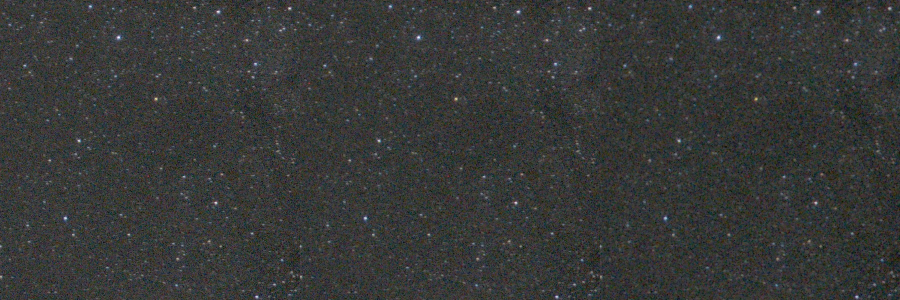
#> input picture examples/star-reduction-compare.jpg, 1800 x 600 px (shown at 1/2 size)
$ python prototype_astro_macros.py star-reduction-compare.jpg
#> lines starting #> are read from the running program, lines starting #| are printed output that depends on the picture
#!/usr/bin/env python3
"""
Prototype script for AstroGradient and AstroStarReduce
======================================================

Simulates the planned Fusion node graphs (see macros/README.md) in
Python/OpenCV, in order to find sensible parameter ranges against real
image material BEFORE the node graphs are built by hand in Fusion.

Tested against: Sony ILCE-7M2, 20mm F1.4 Sigma Art @ f/1.6, 13s, ISO 1000,
6048x4024 (three frames of the same Milky Way scene, 2026-08-17).

The results of that run are written up in macros/README.md under
"Measured parameters". This script is not production software, it is the
workbench the Fusion macros were calibrated on.

Requirements: numpy, opencv-python. RAW decoding happens separately with
dcraw, see the comment below.

    dcraw -v -T -6 -w -o 0 -4 -q 3 -W your_image.ARW
    # -o 0 -4  = linear, no gamma curve (camera space, not sRGB)
    # -W       = no auto-bright (it would distort the linear values)
    # -q 3     = AHD demosaicing
    # -T -6    = TIFF, 16-bit
"""

import numpy as np
import cv2
import time


def load_linear_tiff(path):
    """Loads a 16-bit TIFF produced by dcraw. IMPORTANT: PIL often reads
    16-bit TIFFs incorrectly as 8-bit RGB - hence cv2 with
    IMREAD_UNCHANGED here, which keeps the full 16-bit range."""
#> called with path = 'star-reduction-compare.jpg'
    bgr = cv2.imread(path, cv2.IMREAD_UNCHANGED)
#> bgr is the input picture: shape (600, 1800, 3); mean B, G, R 55.3, 56.7, 55
    if bgr is None:
        raise FileNotFoundError(path)
    rgb = cv2.cvtColor(bgr, cv2.COLOR_BGR2RGB).astype(np.float32) / 65535.0
    return rgb


def find_horizon(lum, percentile=5, drop_factor=4.0):
    """Rough horizon detection: looks for the row where the 5th
    percentile of brightness collapses (tree silhouettes go black while
    the sky stays bright). A debugging aid only - in Fusion/Resolve you
    do this by hand with a Power Window."""
    row_p = np.percentile(lum, percentile, axis=1)
    baseline = np.median(row_p[: len(row_p) // 3])
    for y in range(len(row_p) // 3, len(row_p)):
        if row_p[y] < baseline / drop_factor:
            return y
    return len(row_p)


def build_gradient_model(sky_rgb, downsample=24, median_k=5, blur_sigma=6):
    """Core of AstroGradient: downsample (acts like a box blur and kills
    most stars through averaging alone) -> median (clears the remaining
    star residue) -> Gaussian (smooths) -> scale back up.

    This is the answer to the open question from macros/README.md:
    "Is resize-small -> blur -> resize-large faster/smoother than a
    direct large-radius blur?" - Yes, clearly: a direct Gaussian with
    sigma ~150px on 24 MP takes orders of magnitude longer than this
    path, which ran in under 2 seconds at downsample=24."""
    h, w = sky_rgb.shape[:2]
    sw, sh = max(1, w // downsample), max(1, h // downsample)
    small = cv2.resize(sky_rgb, (sw, sh), interpolation=cv2.INTER_AREA)
    if median_k > 1:
        u16 = np.clip(small * 65535, 0, 65535).astype(np.uint16)
        u16 = cv2.medianBlur(u16, median_k)
        small = u16.astype(np.float32) / 65535.0
    if blur_sigma > 0:
        small = cv2.GaussianBlur(small, (0, 0), blur_sigma)
    return cv2.resize(small, (w, h), interpolation=cv2.INTER_CUBIC)


def subtract_gradient(rgb, horizon_y, downsample=24, median_k=5,
                       blur_sigma=6, pedestal_fraction=0.35):
    """Applies the gradient model to the sky region only (rows
    0:horizon_y) and leaves the foreground untouched - exactly the
    behaviour achieved in Resolve through a Power Window or a mask on
    the Fusion macro input."""
    corrected = rgb.copy()
    sky = rgb[:horizon_y]
    model = build_gradient_model(sky, downsample, median_k, blur_sigma)
    pedestal = model.mean() * pedestal_fraction
    corrected[:horizon_y] = np.clip(sky - model + pedestal, 0, None)
    return corrected, model


def star_opening(rgb, k, strength=1.0):
    """Core of AstroStarReduce: a morphological opening (minimum filter,
    then maximum filter of the same window size) shrinks bright points
    while leaving large-scale structure largely in place. cv2.erode
    = rank 0 (minimum), cv2.dilate = rank 1 (maximum) in Fusion terms."""
    kernel = cv2.getStructuringElement(cv2.MORPH_ELLIPSE, (k, k))
    u16 = np.clip(rgb * 65535, 0, 65535).astype(np.uint16)
    eroded = cv2.erode(u16, kernel)
    opened = cv2.dilate(eroded, kernel).astype(np.float32) / 65535.0
    if strength >= 1.0:
        return opened
    return rgb * (1.0 - strength) + opened * strength


def arcsinh_preview(rgb, s=400.0):
    """For display only - identical formula to AstroStretch.dctl in
    arcsinh mode, so that preview images stay comparable."""
    st = np.clip(np.arcsinh(s * rgb) / np.arcsinh(s), 0, 1)
    return (st * 255).astype(np.uint8)


if __name__ == "__main__":
    import sys

    if len(sys.argv) < 2:
        print("Usage: prototype_astro_macros.py <linear_16bit.tiff>")
        sys.exit(1)

    rgb = load_linear_tiff(sys.argv[1])
    lum = 0.2126 * rgb[..., 0] + 0.7152 * rgb[..., 1] + 0.0722 * rgb[..., 2]
    horizon_y = find_horizon(lum)
#> in find_horizon, `row_p = np.percentile(lum, percentile, axis=1)`: row_p = 600 values, max 0.000664 at index 99, min 0.000418 at index 254, mean 0.000529
#> in find_horizon, `baseline = np.median(row_p[: len(row_p) // 3])`: baseline = 0.000563
#> horizon_y = 600
    print(f"Image size: {rgb.shape[1]}x{rgb.shape[0]}  horizon at y={horizon_y}")
#| Image size: 1800x600  horizon at y=600

    t0 = time.time()
    corrected, model = subtract_gradient(rgb, horizon_y)
#> in build_gradient_model, `small = cv2.resize(sky_rgb, (sw, sh), interpolation=cv2.INTER_AREA)`:
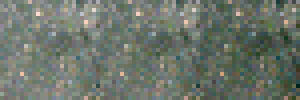
#> small: shape (25, 75, 3) float32 (shown 4 times larger); mean B, G, R 0.000839, 0.000866, 0.000844; drawn with min black and max white
#> in build_gradient_model, `u16 = cv2.medianBlur(u16, median_k)`:
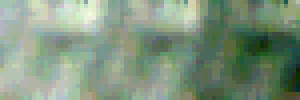
#> u16: shape (25, 75, 3) uint16 (shown 4 times larger); mean B, G, R 54.4, 55.9, 54.5; drawn with min black and max white
#> in build_gradient_model, `small = cv2.GaussianBlur(small, (0, 0), blur_sigma)`:
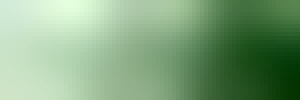
#> small: shape (25, 75, 3) float32 (shown 4 times larger); mean B, G, R 0.00083, 0.000853, 0.000832; drawn with min black and max white
#> in subtract_gradient, `pedestal = model.mean() * pedestal_fraction`: pedestal = 0.000294
#> in subtract_gradient, `corrected[:horizon_y] = np.clip(sky - model + pedestal, 0, None)`:
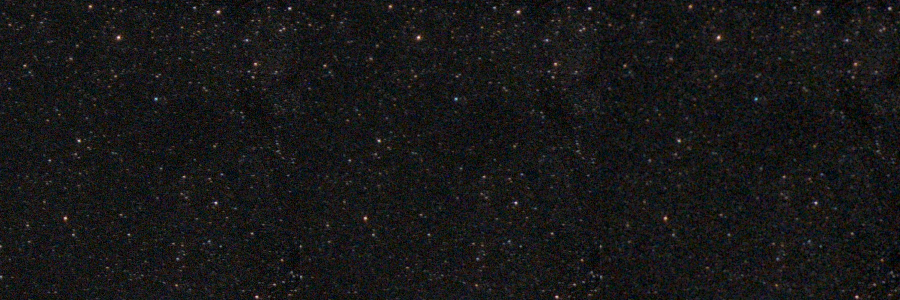
#> corrected: shape (600, 1800, 3) float32 (shown at 1/2 size); mean B, G, R 0.000315, 0.000314, 0.000317; drawn with min black and max white
    print(f"AstroGradient model built in {time.time()-t0:.2f}s")

    cv2.imwrite(
        "preview_gradient_corrected.png",
        cv2.cvtColor(arcsinh_preview(corrected), cv2.COLOR_RGB2BGR),
    )
#> in arcsinh_preview, `return (st * 255).astype(np.uint8)`:
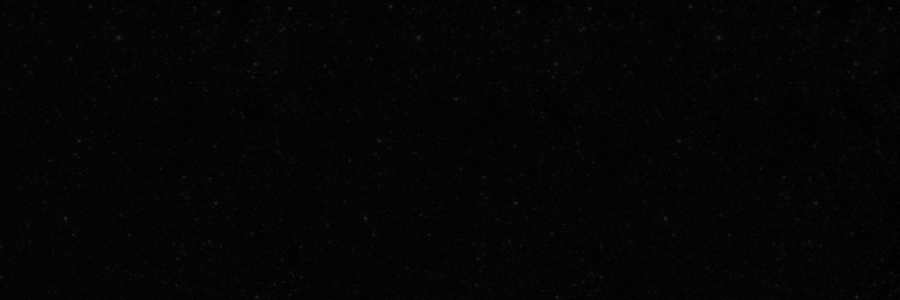
#> returned value: shape (600, 1800, 3) (shown at 1/2 size); mean of channels 0, 1, 2 4.3, 4.3, 4.4; drawn as B, G, R

    reduced = star_opening(corrected, k=3, strength=0.4)
    cv2.imwrite(
        "preview_star_reduced.png",
        cv2.cvtColor(arcsinh_preview(reduced), cv2.COLOR_RGB2BGR),
    )
    print("Preview images written.")
